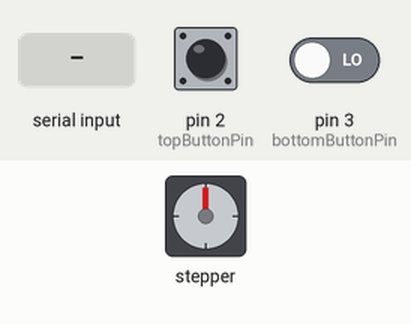
Simulated run of this sketch. Board: Arduino Uno, built with avr-gcc and run on an emulated ATmega328P. On the bench: stepper motor. Wiring (inferred from the names in the program): stepper motor driver (200 steps per turn assumed): step pin 6; direction pin 7; enable pin 8. The inputs (shaded band) are chosen by the test bench; at power-on: pin 2 (topButtonPin) LOW, pin 3 (bottomButtonPin) LOW. What the sketch prints to the serial monitor is not drawn.

Above: at 1.2 s.
1.3 s: "30,150\n" received over Serial
2.8 s: pin 2 (topButtonPin) pulled HIGH for 0.15 s
Timing chart, 0 to 5.8 s (numbered marks = the images above; inputs shaded):
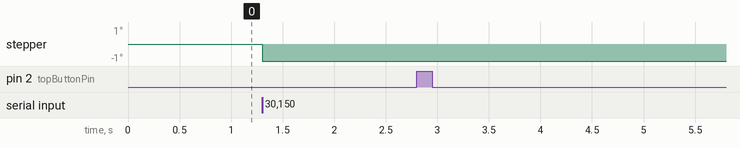

The sketch:

Stepper_Connect.ino
```cpp
const int stepPin = 6;
const int dirPin = 7;
const int enPin = 8;

const int topButtonPin = 2;
const int bottomButtonPin = 3;

int dir = HIGH;

const double power = 0.9;


void setup() {
  // put your setup code here, to run once:
  Serial.begin(115200);
  while (!Serial) {
    ;  // wait for serial port to connect. Needed for native USB port only
  }

  pinMode(stepPin,OUTPUT);
  pinMode(dirPin,OUTPUT);
  pinMode(enPin,OUTPUT);


  digitalWrite(enPin,LOW);
  digitalWrite(dirPin,dir);

  attachInterrupt(digitalPinToInterrupt(topButtonPin), topButtonPressed, RISING);
  attachInterrupt(digitalPinToInterrupt(bottomButtonPin), bottomButtonPressed, RISING);
}

void loop() {
  // put your main code here, to run repeatedly:

  if (Serial.available() > 0) {
    char input = Serial.read();
    int command = input - '0';
    switch (command) {
      case 1:
        digitalWrite(dirPin,HIGH);
        analogWrite(stepPin, power*255);
        dir = HIGH;;
        break;
      case 2:
        analogWrite(stepPin, 0);
        break;
      case 3:
        digitalWrite(dirPin,LOW);
        analogWrite(stepPin, power*255);
        dir = LOW;
        break;
    }
  }

}

void topButtonPressed()
{
  Serial.println(5);
}

void bottomButtonPressed()
{
  Serial.println(4);
}
```

Measured:
- after the input at 2.8 s, every drawn part: stays the same
